Frame 1 (no input): blank canvas, image omitted
Frame 60 (no input): blank canvas, image omitted
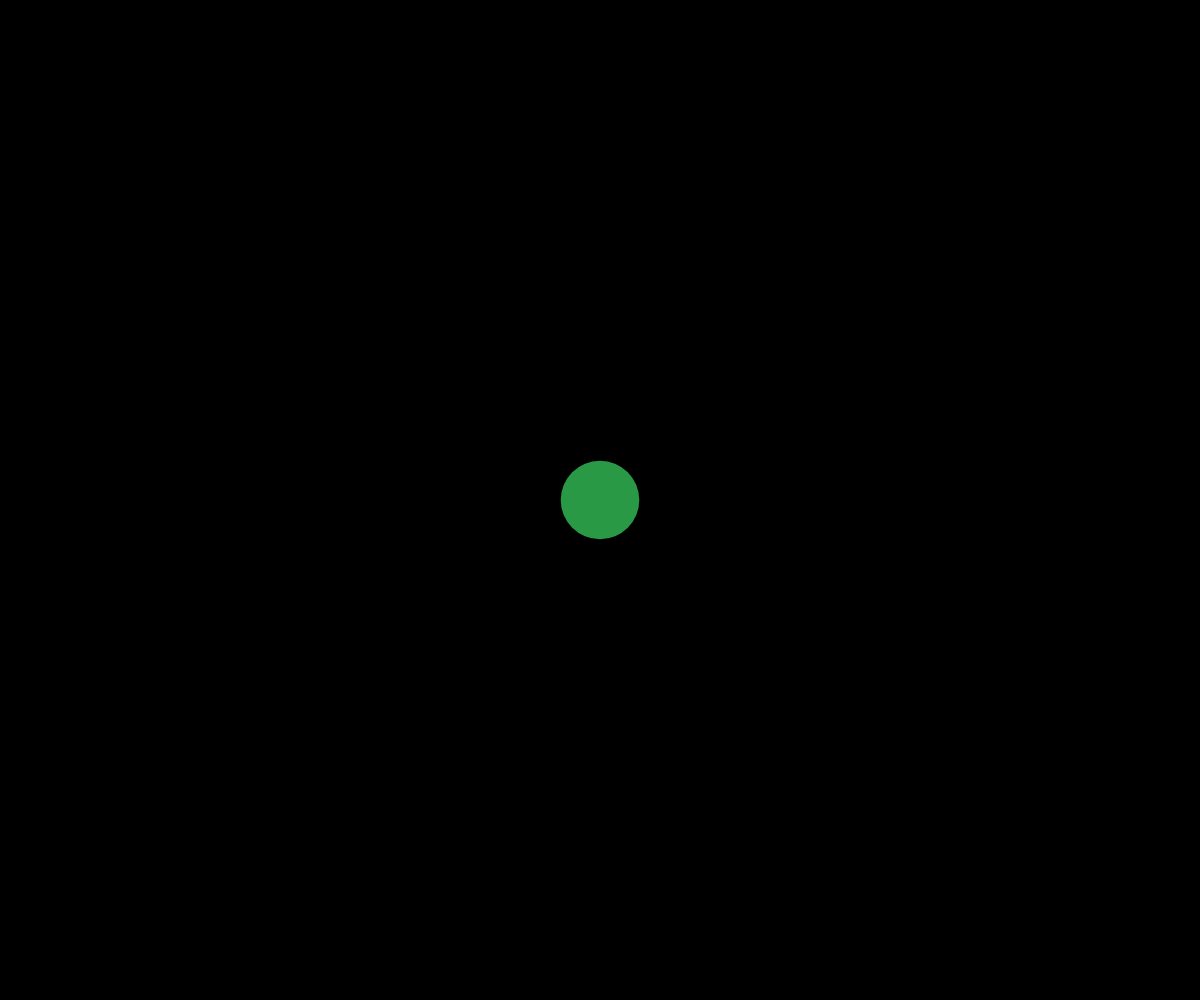
Frame 120 (the mouse pressed at the canvas centre since frame 60)

The p5.js sketch whose frames 1 and 60 were blank and that drew this single picture after the mouse press (run headless with seeded random() and noise() and a simulated clock; from frame 60 on, the mouse is pressed at the canvas centre):

// p5.js sketch
// ── sketch.js
// Project Title
// Your Name
// Date
//
// Extra for Experts:
// - describe what you did to take this project "above and beyond"

let theCircles = [];

function setup() {
  createCanvas(windowWidth, windowHeight);
}

function draw() {
  background(0);
  displayCircles();
}

function displayCircles(){
  for (let i=0; i < theCircles.length; i++){
    noStroke();
    fill(theCircles[i].theColor);
    circle(theCircles[i].x, theCircles[i].y, theCircles[i].radius);
  }
}
function mousePressed() {
  spawnCircle();
}
function spawnCircle() {
  let thisCircle = {
    x: mouseX,
    y: mouseY,
    radius: random(25, 100),
    theColor: color(random(255), random(255), random(255), random(255)),
  };
  theCircles.push(thisCircle);

}
